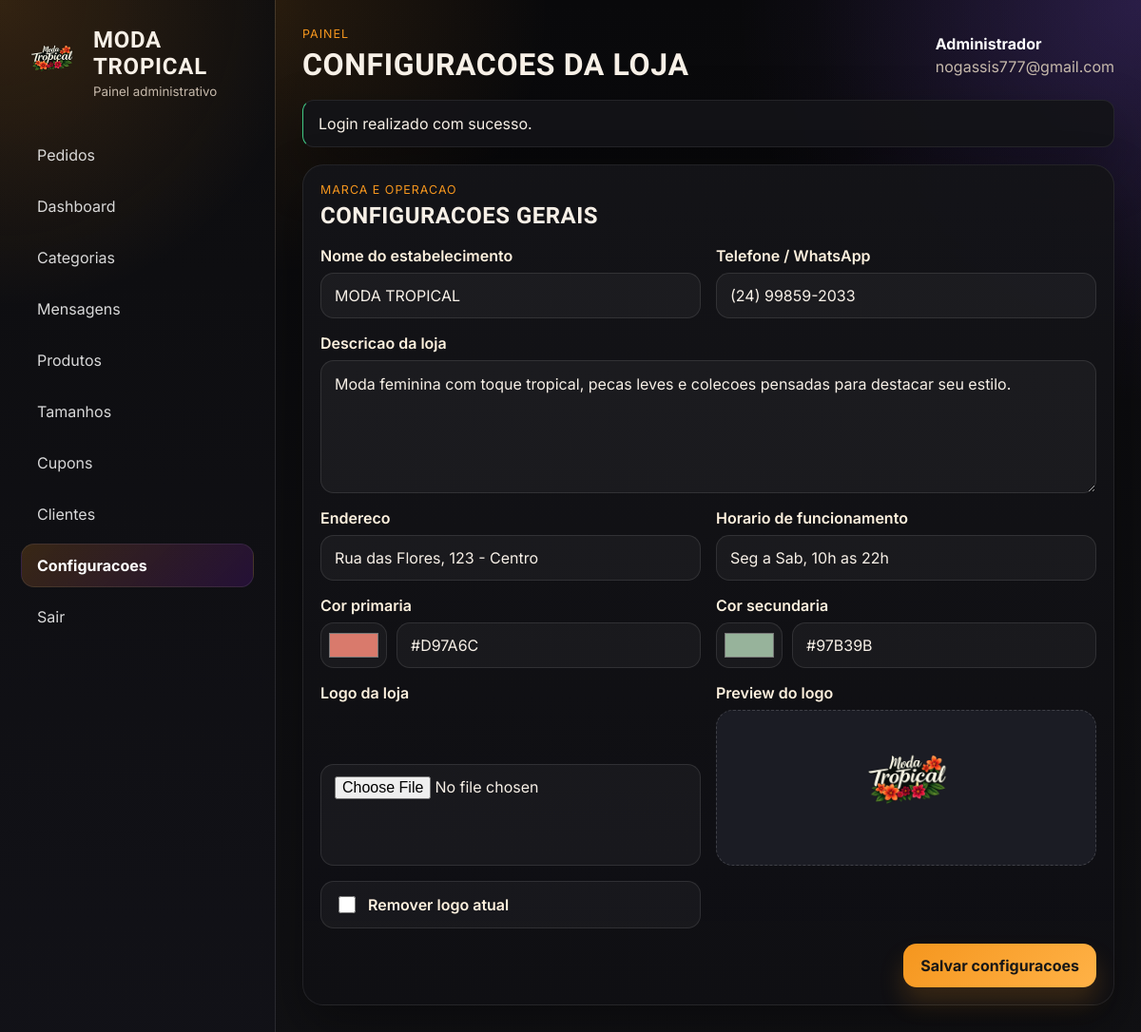
The page /admin/configuracoes.php (signed in) on the database its author committed.
### tables this page shows
CREATE TABLE `configuracoes` (
  `id` int(10) unsigned NOT NULL AUTO_INCREMENT,
  `nome_estabelecimento` varchar(160) NOT NULL,
  `descricao_loja` text DEFAULT NULL,
  `logo` varchar(255) DEFAULT NULL,
  `telefone_whatsapp` varchar(30) DEFAULT NULL,
  `endereco` varchar(255) DEFAULT NULL,
  `horario_funcionamento` varchar(255) DEFAULT NULL,
  `cor_primaria` varchar(20) NOT NULL DEFAULT '#4d137a',
  `cor_secundaria` varchar(20) NOT NULL DEFAULT '#7f56d9',
  `criado_em` timestamp NOT NULL DEFAULT current_timestamp(),
  PRIMARY KEY (`id`)
);

### includes/functions.php (called while the page is built, shortened)
<?php
function app_url(string $path = ''): string
{
    $baseUrl = rtrim(APP_URL, '/');
    return ($baseUrl !== '' ? $baseUrl : '') . '/' . ltrim($path, '/');
}
function asset_url(string $path): string
{
    $normalizedPath = ltrim($path, '/');
    $absolutePath = BASE_PATH . '/' . str_replace('/', DIRECTORY_SEPARATOR, $normalizedPath);
    $url = app_url($normalizedPath);
    $version = filemtime($absolutePath);
    return $url . '?v=' . rawurlencode((string) $version);
}
function e(?string $value): string
{
    return htmlspecialchars((string) $value, ENT_QUOTES, 'UTF-8');
}
function pull_flashes(): array
{
    $messages = $_SESSION['flash_messages'] ?? [];
    return $messages;
}
function posted_value(string $key, mixed $default = ''): mixed
{
    return $_POST[$key] ?? $default;
}
function fetch_store_settings(): array
{
    static $settings = null;
    if (is_array($settings)) {
        return $settings;
    }
    $statement = db()->query('SELECT * FROM configuracoes ORDER BY id ASC LIMIT 1');
    $settings = $statement->fetch() ?: [
        'nome_estabelecimento' => 'Sua Loja',
        'descricao_loja' => 'Atualize as configuracoes da loja no painel administrativo.',
        'logo' => '',
        'telefone_whatsapp' => '',
        'endereco' => '',
        'horario_funcionamento' => '',
        'cor_primaria' => '#D97A6C',
        'cor_secundaria' => '#97B39B',
    ];
    return $settings;
}
function admin_nav_active(string $currentPage, string $expectedPage): string
{
    return $currentPage === $expectedPage ? 'is-active' : '';
}

### config/database.php (called while the page is built, shortened)
<?php
function db(): PDO
{
    static $pdo = null;
    if ($pdo instanceof PDO) {
        return $pdo;
    }
    $dsn = sprintf(
        'mysql:host=%s;port=%s;dbname=%s;charset=%s',
        DB_HOST,
        DB_PORT,
        DB_NAME,
        DB_CHARSET
    );
    $options = [
        PDO::ATTR_ERRMODE => PDO::ERRMODE_EXCEPTION,
        PDO::ATTR_DEFAULT_FETCH_MODE => PDO::FETCH_ASSOC,
        PDO::ATTR_EMULATE_PREPARES => false,
    ];
    try {
        $pdo = new PDO($dsn, DB_USER, DB_PASS, $options);
    } catch (PDOException $exception) {
        http_response_code(500);
        exit('Falha ao conectar ao banco de dados. Verifique o arquivo config/database.php e a importacao do SQL.');
    }
    return $pdo;
}

### includes/auth.php (called while the page is built, shortened)
<?php
function is_admin_logged_in(): bool
{
    return !empty($_SESSION['admin_id']);
}
function current_admin(): ?array
{
    static $admin = null;
    if ($admin !== null) {
        return $admin;
    }
    $statement = db()->prepare('SELECT id, nome, email, criado_em FROM admins WHERE id = :id LIMIT 1');
    $statement->execute(['id' => (int) $_SESSION['admin_id']]);
    $admin = $statement->fetch() ?: null;
    return $admin;
}
function require_admin_auth(): void
{
    if (current_admin() === null) {
        logout_admin();
        set_flash('error', 'Faca login para acessar o painel.');
        redirect('admin/login.php');
    }
}

### admin/configuracoes.php (the view, shortened to what this page needs)
<?php
require_admin_auth();
$settings = fetch_store_settings();
$currentAdminPage = 'configuracoes';
$pageTitle = 'Configuracoes da Loja';
$formData = [
    'nome_estabelecimento' => (string) posted_value('nome_estabelecimento', $settings['nome_estabelecimento'] ?? ''),
    'descricao_loja' => (string) posted_value('descricao_loja', $settings['descricao_loja'] ?? ''),
    'logo' => (string) ($settings['logo'] ?? ''),
    'telefone_whatsapp' => (string) posted_value('telefone_whatsapp', $settings['telefone_whatsapp'] ?? ''),
    'endereco' => (string) posted_value('endereco', $settings['endereco'] ?? ''),
    'horario_funcionamento' => (string) posted_value('horario_funcionamento', $settings['horario_funcionamento'] ?? ''),
    'cor_primaria' => (string) posted_value('cor_primaria', $settings['cor_primaria'] ?? '#D97A6C'),
    'cor_secundaria' => (string) posted_value('cor_secundaria', $settings['cor_secundaria'] ?? '#97B39B'),
];
require BASE_PATH . '/includes/admin_header.php';
?>
<section class="panel-card panel-card--form">
    <div class="panel-card__header">
        <div>
            <p class="panel-card__eyebrow">marca e operacao</p>
            <h2>Configuracoes gerais</h2>
        </div>
    </div>
    <form method="post" class="admin-form" enctype="multipart/form-data">
        <div class="form-grid">
            <div class="form-row">
                <label for="nome_estabelecimento">Nome do estabelecimento</label>
                <input id="nome_estabelecimento" name="nome_estabelecimento" type="text" required value="<?= e($formData['nome_estabelecimento']); ?>">
            </div>
            <div class="form-row">
                <label for="telefone_whatsapp">Telefone / WhatsApp</label>
                <input id="telefone_whatsapp" name="telefone_whatsapp" type="text" value="<?= e($formData['telefone_whatsapp']); ?>" placeholder="5511999999999">
            </div>
            <div class="form-row form-row--wide">
                <label for="descricao_loja">Descricao da loja</label>
                <textarea id="descricao_loja" name="descricao_loja" rows="5"><?= e($formData['descricao_loja']); ?></textarea>
            </div>
            <div class="form-row">
                <label for="endereco">Endereco</label>
                <input id="endereco" name="endereco" type="text" value="<?= e($formData['endereco']); ?>">
            </div>
            <div class="form-row">
                <label for="horario_funcionamento">Horario de funcionamento</label>
                <input id="horario_funcionamento" name="horario_funcionamento" type="text" value="<?= e($formData['horario_funcionamento']); ?>">
            </div>
            <div class="form-row">
                <label for="cor_primaria">Cor primaria</label>
                <div class="color-field">
                    <input id="cor_primaria" name="cor_primaria" type="color" value="<?= e($formData['cor_primaria']); ?>">
                    <input type="text" value="<?= e($formData['cor_primaria']); ?>" readonly>
                </div>
            </div>
            <div class="form-row">
                <label for="cor_secundaria">Cor secundaria</label>
                <div class="color-field">
                    <input id="cor_secundaria" name="cor_secundaria" type="color" value="<?= e($formData['cor_secundaria']); ?>">
                    <input type="text" value="<?= e($formData['cor_secundaria']); ?>" readonly>
                </div>
            </div>
            <div class="form-row">
                <label for="logo">Logo da loja</label>
                <input id="logo" name="logo" type="file" accept=".jpg,.jpeg,.png,.webp" data-image-input="#logo-preview">
            </div>
            <div class="form-row form-row--preview">
                <label>Preview do logo</label>
                <div class="image-preview image-preview--logo" id="logo-preview">
                    <?php if (!empty($formData['logo'])): ?>
                        <img src="<?= e(app_url($formData['logo'])); ?>" alt="Logo atual">
                    <?php else: ?>
                        <span>Nenhum logo enviado.</span>
                    <?php endif; ?>
                </div>
            </div>
            <?php if (!empty($formData['logo'])): ?>
                <div class="form-row form-row--toggle">
                    <label class="checkbox-row">
                        <input name="remover_logo" type="checkbox" value="1">
                        <span>Remover logo atual</span>
                    </label>
                </div>
            <?php endif; ?>
        </div>
        <div class="form-actions">
            <button class="button button--primary" type="submit">Salvar configuracoes</button>
        </div>
    </form>
</section>
<?php require BASE_PATH . '/includes/admin_footer.php'; ?>

### includes/admin_header.php (shortened to what this page needs)
<?php
$storeSettings = fetch_store_settings();
$pageTitle = $pageTitle ?? 'Painel Administrativo';
$currentAdminPage = $currentAdminPage ?? '';
$admin = current_admin();
$flashes = pull_flashes();
?>
<!DOCTYPE html>
<html lang="pt-BR">
<head>
    <link rel="stylesheet" href="<?= e(asset_url('assets/css/admin.css')); ?>">
</head>
<body class="admin-body">
    <div class="admin-shell">
        <aside class="admin-sidebar" id="admin-sidebar" data-admin-sidebar>
            <div class="admin-sidebar__header">
                <a class="admin-brand admin-brand--sidebar" href="<?= e(app_url('admin/index.php')); ?>">
                    <?php if (!empty($storeSettings['logo'])): ?>
                        <span class="admin-brand__logo">
                            <img src="<?= e(app_url($storeSettings['logo'])); ?>" alt="Logo da loja">
                        </span>
                    <?php else: ?>
                        <span class="admin-brand__badge">CD</span>
                    <?php endif; ?>
                    <div>
                        <strong><?= e($storeSettings['nome_estabelecimento'] ?? 'Sua Loja'); ?></strong>
                        <small>Painel administrativo</small>
                    </div>
                </a>
            </div>
            <nav class="admin-nav">
                <a data-admin-nav-link class="<?= e(admin_nav_active($currentAdminPage, 'pedidos')); ?>" href="<?= e(app_url('admin/pedidos.php')); ?>">Pedidos</a>
                <a data-admin-nav-link class="<?= e(admin_nav_active($currentAdminPage, 'dashboard')); ?>" href="<?= e(app_url('admin/index.php')); ?>">Dashboard</a>
                <a data-admin-nav-link class="<?= e(admin_nav_active($currentAdminPage, 'categorias')); ?>" href="<?= e(app_url('admin/categorias.php')); ?>">Categorias</a>
                <a data-admin-nav-link class="<?= e(admin_nav_active($currentAdminPage, 'mensagens')); ?>" href="<?= e(app_url('admin/mensagens.php')); ?>">Mensagens</a>
                <a data-admin-nav-link class="<?= e(admin_nav_active($currentAdminPage, 'produtos')); ?>" href="<?= e(app_url('admin/produtos.php')); ?>">Produtos</a>
                <a data-admin-nav-link class="<?= e(admin_nav_active($currentAdminPage, 'sabores')); ?>" href="<?= e(app_url('admin/tamanhos.php')); ?>">Tamanhos</a>
                <a data-admin-nav-link class="<?= e(admin_nav_active($currentAdminPage, 'cupons')); ?>" href="<?= e(app_url('admin/cupons.php')); ?>">Cupons</a>
                <a data-admin-nav-link class="<?= e(admin_nav_active($currentAdminPage, 'clientes')); ?>" href="<?= e(app_url('admin/clientes.php')); ?>">Clientes</a>
                <a data-admin-nav-link class="<?= e(admin_nav_active($currentAdminPage, 'configuracoes')); ?>" href="<?= e(app_url('admin/configuracoes.php')); ?>">Configuracoes</a>
                <a data-admin-nav-link href="<?= e(app_url('admin/logout.php')); ?>">Sair</a>
            </nav>
        </aside>
        <main class="admin-main">
            <header class="admin-topbar">
                <div>
                    <p class="admin-topbar__eyebrow">Painel</p>
                    <h1><?= e($pageTitle); ?></h1>
                </div>
                <div class="admin-user">
                    <strong><?= e($admin['nome'] ?? 'Administrador'); ?></strong>
                    <span><?= e($admin['email'] ?? ''); ?></span>
                </div>
            </header>
            <?php if ($flashes): ?>
                <div class="flash-stack flash-stack--admin">
                    <?php foreach ($flashes as $flash): ?>
                        <div class="flash flash--<?= e($flash['type']); ?>"><?= e($flash['message']); ?></div>
                    <?php endforeach; ?>
                </div>
            <?php endif; ?>

### includes/admin_footer.php (shortened to what this page needs)
        </main>
    </div>
</body>
</html>

### rows shown on the page
configuracoes: logo (picture), nome_estabelecimento "MODA TROPICAL", telefone_whatsapp "(24) 99859-2033", descricao_loja "Moda feminina com toque tropical, pecas leves e colecoes pensadas para destacar seu estilo.", endereco "Rua das Flores, 123 - Centro", horario_funcionamento "Seg a Sab, 10h as 22h", cor_primaria "#d97a6c", cor_primaria "#D97A6C", cor_secundaria "#97b39b", cor_secundaria "#97B39B"

### other values the page prints
$pageTitle "CONFIGURACOES DA LOJA"
$admin['nome'] "Administrador"
$admin['email'] "nogassis777@gmail.com"
$flash['message'] "Login realizado com sucesso."
